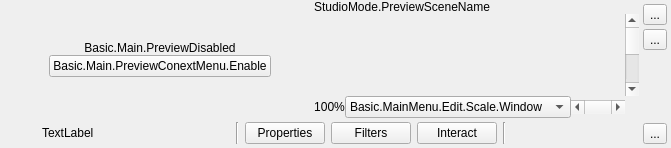
  <widget class="QWidget" name="centralwidget">
   <layout class="QHBoxLayout" name="horizontalLayout_6">
    <property name="spacing">
     <number>0</number>
    </property>
    <property name="leftMargin">
     <number>4</number>
    </property>
    <property name="topMargin">
     <number>0</number>
    </property>
    <property name="rightMargin">
     <number>4</number>
    </property>
    <property name="bottomMargin">
     <number>0</number>
    </property>
    <item>
     <layout class="QVBoxLayout" name="verticalLayout">
      <property name="spacing">
       <number>0</number>
      </property>
      <property name="leftMargin">
       <number>4</number>
      </property>
      <property name="topMargin">
       <number>0</number>
      </property>
      <property name="rightMargin">
       <number>4</number>
      </property>
      <property name="bottomMargin">
       <number>0</number>
      </property>
      <item>
       <layout class="QHBoxLayout" name="horizontalLayout_2">
        <item>
         <layout class="QHBoxLayout" name="previewLayout">
          <property name="spacing">
           <number>2</number>
          </property>
          <item>
           <widget class="QFrame" name="previewDisabledWidget">
            <property name="sizePolicy">
             <sizepolicy hsizetype="Expanding" vsizetype="Expanding">
              <horstretch>0</horstretch>
              <verstretch>0</verstretch>
             </sizepolicy>
            </property>
            <layout class="QVBoxLayout" name="verticalLayout_7">
             <property name="spacing">
              <number>0</number>
             </property>
             <property name="leftMargin">
              <number>1</number>
             </property>
             <property name="topMargin">
              <number>1</number>
             </property>
             <property name="rightMargin">
              <number>1</number>
             </property>
             <property name="bottomMargin">
              <number>1</number>
             </property>
             <item>
              <spacer name="verticalSpacer_2">
               <property name="orientation">
                <enum>Qt::Orientation::Vertical</enum>
               </property>
               <property name="sizeHint" stdset="0">
                <size>
                 <width>20</width>
                 <height>40</height>
                </size>
               </property>
              </spacer>
             </item>
             <item>
              <widget class="QLabel" name="label">
               <property name="sizePolicy">
                <sizepolicy hsizetype="Preferred" vsizetype="Preferred">
                 <horstretch>0</horstretch>
                 <verstretch>0</verstretch>
                </sizepolicy>
               </property>
               <property name="text">
                <string>Basic.Main.PreviewDisabled</string>
               </property>
               <property name="alignment">
                <set>Qt::AlignmentFlag::AlignCenter</set>
               </property>
              </widget>
             </item>
             <item>
              <layout class="QHBoxLayout" name="horizontalLayout">
               <item>
                <spacer name="horizontalSpacer_2">
                 <property name="orientation">
                  <enum>Qt::Orientation::Horizontal</enum>
                 </property>
                 <property name="sizeHint" stdset="0">
                  <size>
                   <width>40</width>
                   <height>20</height>
                  </size>
                 </property>
                </spacer>
               </item>
               <item>
                <widget class="QPushButton" name="enablePreviewButton">
                 <property name="text">
                  <string>Basic.Main.PreviewConextMenu.Enable</string>
                 </property>
                </widget>
               </item>
               <item>
                <spacer name="horizontalSpacer_3">
                 <property name="orientation">
                  <enum>Qt::Orientation::Horizontal</enum>
                 </property>
                 <property name="sizeHint" stdset="0">
                  <size>
                   <width>40</width>
                   <height>20</height>
                  </size>
                 </property>
                </spacer>
               </item>
              </layout>
             </item>
             <item>
              <spacer name="verticalSpacer_3">
               <property name="orientation">
                <enum>Qt::Orientation::Vertical</enum>
               </property>
               <property name="sizeHint" stdset="0">
                <size>
                 <width>20</width>
                 <height>40</height>
                </size>
               </property>
              </spacer>
             </item>
            </layout>
           </widget>
          </item>
          <item>
           <widget class="QWidget" name="previewContainer" native="true">
            <layout class="QVBoxLayout" name="previewTextLayout">
             <property name="spacing">
              <number>0</number>
             </property>
             <property name="leftMargin">
              <number>0</number>
             </property>
             <property name="topMargin">
              <number>0</number>
             </property>
             <property name="rightMargin">
              <number>0</number>
             </property>
             <property name="bottomMargin">
              <number>0</number>
             </property>
             <item>
              <widget class="QLabel" name="previewLabel">
               <property name="sizePolicy">
                <sizepolicy hsizetype="Ignored" vsizetype="Preferred">
                 <horstretch>0</horstretch>
                 <verstretch>0</verstretch>
                </sizepolicy>
               </property>
               <property name="text">
                <string>StudioMode.PreviewSceneName</string>
               </property>
               <property name="alignment">
                <set>Qt::AlignmentFlag::AlignLeading|Qt::AlignmentFlag::AlignLeft|Qt::AlignmentFlag::AlignVCenter</set>
               </property>
               <property name="class" stdset="0">
                <string>label-preview-title</string>
               </property>
              </widget>
             </item>
             <item>
              <layout class="QGridLayout" name="gridLayout">
               <property name="spacing">
                <number>0</number>
               </property>
               <item row="1" column="0" colspan="2">
                <widget class="OBSBasicPreview" name="preview" native="true">
                 <property name="sizePolicy">
                  <sizepolicy hsizetype="Expanding" vsizetype="Expanding">
                   <horstretch>0</horstretch>
                   <verstretch>0</verstretch>
                  </sizepolicy>
                 </property>
                 <property name="minimumSize">
                  <size>
                   <width>32</width>
                   <height>32</height>
                  </size>
                 </property>
                 <property name="focusPolicy">
                  <enum>Qt::FocusPolicy::ClickFocus</enum>
                 </property>
                 <property name="contextMenuPolicy">
                  <enum>Qt::ContextMenuPolicy::CustomContextMenu</enum>
                 </property>
                 <addaction name="actionRemoveSource"/>
                </widget>
               </item>
               <item row="2" column="1">
                <widget class="QWidget" name="previewXContainer" native="true">
                 <layout class="QHBoxLayout" name="horizontalLayout_7">
                  <property name="spacing">
                   <number>0</number>
                  </property>
                  <property name="leftMargin">
                   <number>0</number>
                  </property>
                  <property name="topMargin">
                   <number>0</number>
                  </property>
                  <property name="rightMargin">
                   <number>0</number>
                  </property>
                  <property name="bottomMargin">
                   <number>0</number>
                  </property>
                  <item>
                   <widget class="OBSPreviewScalingLabel" name="previewScalePercent">
                    <property name="text">
                     <string>100%</string>
                    </property>
                    <property name="alignment">
                     <set>Qt::AlignmentFlag::AlignCenter</set>
                    </property>
                   </widget>
                  </item>
                  <item>
                   <widget class="OBSPreviewScalingComboBox" name="previewScalingMode">
                    <item>
                     <property name="text">
                      <string>Basic.MainMenu.Edit.Scale.Window</string>
                     </property>
                    </item>
                    <item>
                     <property name="text">
                      <string>Basic.MainMenu.Edit.Scale.Canvas</string>
                     </property>
                    </item>
                   </widget>
                  </item>
                  <item>
                   <widget class="QScrollBar" name="previewXScrollBar">
                    <property name="sizePolicy">
                     <sizepolicy hsizetype="MinimumExpanding" vsizetype="Fixed">
                      <horstretch>0</horstretch>
                      <verstretch>0</verstretch>
                     </sizepolicy>
                    </property>
                    <property name="minimum">
                     <number>-200</number>
                    </property>
                    <property name="maximum">
                     <number>200</number>
                    </property>
                    <property name="singleStep">
                     <number>10</number>
                    </property>
                    <property name="pageStep">
                     <number>100</number>
                    </property>
                    <property name="orientation">
                     <enum>Qt::Orientation::Horizontal</enum>
                    </property>
                   </widget>
                  </item>
                 </layout>
                </widget>
               </item>
               <item row="1" column="2">
                <widget class="QScrollBar" name="previewYScrollBar">
                 <property name="orientation">
                  <enum>Qt::Orientation::Vertical</enum>
                 </property>
                </widget>
               </item>
              </layout>
             </item>
            </layout>
           </widget>
          </item>
         </layout>
        </item>
       </layout>
      </item>
      <item>
       <widget class="QFrame" name="contextContainer">
        <property name="sizePolicy">
         <sizepolicy hsizetype="Preferred" vsizetype="Preferred">
          <horstretch>0</horstretch>
          <verstretch>0</verstretch>
         </sizepolicy>
        </property>
        <property name="minimumSize">
         <size>
          <width>0</width>
          <height>0</height>
         </size>
        </property>
        <layout class="QHBoxLayout" name="horizontalLayout9">
         <property name="spacing">
          <number>6</number>
         </property>
         <property name="sizeConstraint">
          <enum>QLayout::SizeConstraint::SetDefaultConstraint</enum>
         </property>
         <property name="leftMargin">
          <number>6</number>
         </property>
         <property name="topMargin">
          <number>4</number>
         </property>
         <property name="rightMargin">
          <number>6</number>
         </property>
         <property name="bottomMargin">
          <number>4</number>
         </property>
         <item>
          <widget class="QFrame" name="contextSubContainer">
           <property name="sizePolicy">
            <sizepolicy hsizetype="Preferred" vsizetype="Preferred">
             <horstretch>0</horstretch>
             <verstretch>0</verstretch>
            </sizepolicy>
           </property>
           <property name="minimumSize">
            <size>
             <width>0</width>
             <height>0</height>
            </size>
           </property>
           <layout class="QHBoxLayout" name="horizontalLayout_5">
            <property name="spacing">
             <number>6</number>
            </property>
            <property name="leftMargin">
             <number>0</number>
            </property>
            <property name="topMargin">
             <number>0</number>
            </property>
            <property name="rightMargin">
             <number>0</number>
            </property>
            <property name="bottomMargin">
             <number>0</number>
            </property>
            <item>
             <widget class="QLabel" name="contextSourceIcon">
              <property name="sizePolicy">
               <sizepolicy hsizetype="Fixed" vsizetype="Fixed">
                <horstretch>0</horstretch>
                <verstretch>0</verstretch>
               </sizepolicy>
              </property>
              <property name="minimumSize">
               <size>
                <width>22</width>
                <height>22</height>
               </size>
              </property>
              <property name="maximumSize">
               <size>
                <width>22</width>
                <height>22</height>
               </size>
              </property>
              <property name="text">
               <string/>
              </property>
             </widget>
            </item>
            <item>
             <widget class="QLabel" name="contextSourceLabel">
              <property name="sizePolicy">
               <sizepolicy hsizetype="Preferred" vsizetype="Fixed">
                <horstretch>0</horstretch>
                <verstretch>0</verstretch>
               </sizepolicy>
              </property>
              <property name="minimumSize">
               <size>
                <width>160</width>
                <height>22</height>
               </size>
              </property>
              <property name="maximumSize">
               <size>
                <width>160</width>
                <height>22</height>
               </size>
              </property>
              <property name="text">
               <string>TextLabel</string>
              </property>
             </widget>
            </item>
            <item>
             <widget class="QLabel" name="contextSourceIconSpacer">
              <property name="sizePolicy">
               <sizepolicy hsizetype="Fixed" vsizetype="Fixed">
                <horstretch>0</horstretch>
                <verstretch>0</verstretch>
               </sizepolicy>
              </property>
              <property name="minimumSize">
               <size>
                <width>22</width>
                <height>22</height>
               </size>
              </property>
              <property name="maximumSize">
               <size>
                <width>22</width>
                <height>22</height>
               </size>
              </property>
              <property name="text">
               <string/>
              </property>
             </widget>
            </item>
            <item>
             <widget class="Line" name="line_3">
              <property name="orientation">
               <enum>Qt::Orientation::Vertical</enum>
              </property>
             </widget>
            </item>
            <item>
             <widget class="QPushButton" name="sourcePropertiesButton">
              <property name="sizePolicy">
               <sizepolicy hsizetype="Minimum" vsizetype="Fixed">
                <horstretch>0</horstretch>
                <verstretch>0</verstretch>
               </sizepolicy>
              </property>
              <property name="minimumSize">
               <size>
                <width>0</width>
                <height>22</height>
               </size>
              </property>
              <property name="toolTip">
               <string>SourceProperties</string>
              </property>
              <property name="text">
               <string>Properties</string>
              </property>
              <property name="icon">
               <iconset resource="obs.qrc">
                <normaloff>:/settings/images/settings/general.svg</normaloff>:/settings/images/settings/general.svg</iconset>
              </property>
              <property name="flat">
               <bool>false</bool>
              </property>
             </widget>
            </item>
            <item>
             <widget class="QPushButton" name="sourceFiltersButton">
              <property name="minimumSize">
               <size>
                <width>0</width>
                <height>22</height>
               </size>
              </property>
              <property name="toolTip">
               <string>SourceFilters</string>
              </property>
              <property name="text">
               <string>Filters</string>
              </property>
              <property name="icon">
               <iconset resource="obs.qrc">
                <normaloff>:/res/images/filter.svg</normaloff>:/res/images/filter.svg</iconset>
              </property>
              <property name="flat">
               <bool>false</bool>
              </property>
             </widget>
            </item>
            <item>
             <widget class="QPushButton" name="sourceInteractButton">
              <property name="minimumSize">
               <size>
                <width>0</width>
                <height>22</height>
               </size>
              </property>
              <property name="toolTip">
               <string>Interact</string>
              </property>
              <property name="text">
               <string>Interact</string>
              </property>
              <property name="icon">
               <iconset resource="obs.qrc">
                <normaloff>:/res/images/interact.svg</normaloff>:/res/images/interact.svg</iconset>
              </property>
              <property name="flat">
               <bool>false</bool>
              </property>
              <property name="class" stdset="0">
               <string notr="true">icon-touch</string>
              </property>
             </widget>
            </item>
            <item>
             <widget class="Line" name="line">
              <property name="orientation">
               <enum>Qt::Orientation::Vertical</enum>
              </property>
             </widget>
            </item>
           </layout>
          </widget>
         </item>
         <item>
          <widget class="QFrame" name="emptySpace">
           <property name="sizePolicy">
            <sizepolicy hsizetype="Expanding" vsizetype="Minimum">
             <horstretch>0</horstretch>
             <verstretch>0</verstretch>
            </sizepolicy>
           </property>
           <property name="minimumSize">
            <size>
             <width>0</width>
             <height>22</height>
            </size>
           </property>
           <layout class="QHBoxLayout" name="horizontalLayout_6">
            <property name="spacing">
             <number>0</number>
            </property>
            <property name="leftMargin">
             <number>0</number>
            </property>
            <property name="topMargin">
             <number>0</number>
            </property>
            <property name="rightMargin">
             <number>0</number>
            </property>
            <property name="bottomMargin">
             <number>0</number>
            </property>
           </layout>
          </widget>
         </item>
        </layout>
       </widget>
      </item>
     </layout>
    </item>
    <item>
     <layout class="QVBoxLayout" name="verticalLayout_SideMenuBAr">
      <property name="spacing">
       <number>4</number>
      </property>
      <property name="sizeConstraint">
       <enum>QLayout::SizeConstraint::SetFixedSize</enum>
      </property>
      <property name="leftMargin">
       <number>0</number>
      </property>
      <property name="topMargin">
       <number>4</number>
      </property>
      <property name="rightMargin">
       <number>0</number>
      </property>
      <property name="bottomMargin">
       <number>4</number>
      </property>
      <item>
       <widget class="QToolButton" name="toolButton">
        <property name="text">
         <string>...</string>
        </property>
        <property name="icon">
         <iconset resource="obs.qrc">
          <normaloff>:/sidebar/images/sidebar/img-profile.svg</normaloff>:/sidebar/images/sidebar/img-profile.svg</iconset>
        </property>
       </widget>
      </item>
      <item>
       <widget class="QToolButton" name="studioModeButton">
        <property name="text">
         <string>...</string>
        </property>
        <property name="icon">
         <iconset resource="obs.qrc">
          <normaloff>:/sidebar/images/sidebar/img-studio-mode.svg</normaloff>:/sidebar/images/sidebar/img-studio-mode.svg</iconset>
        </property>
       </widget>
      </item>
      <item>
       <spacer name="verticalSpacer_4">
        <property name="orientation">
         <enum>Qt::Orientation::Vertical</enum>
        </property>
        <property name="sizeHint" stdset="0">
         <size>
          <width>20</width>
          <height>40</height>
         </size>
        </property>
       </spacer>
      </item>
      <item>
       <widget class="QToolButton" name="settingButton">
        <property name="text">
         <string>...</string>
        </property>
        <property name="icon">
         <iconset resource="obs.qrc">
          <normaloff>:/sidebar/images/sidebar/img-setting.svg</normaloff>:/sidebar/images/sidebar/img-setting.svg</iconset>
        </property>
       </widget>
      </item>
     </layout>
    </item>
   </layout>
  </widget>
